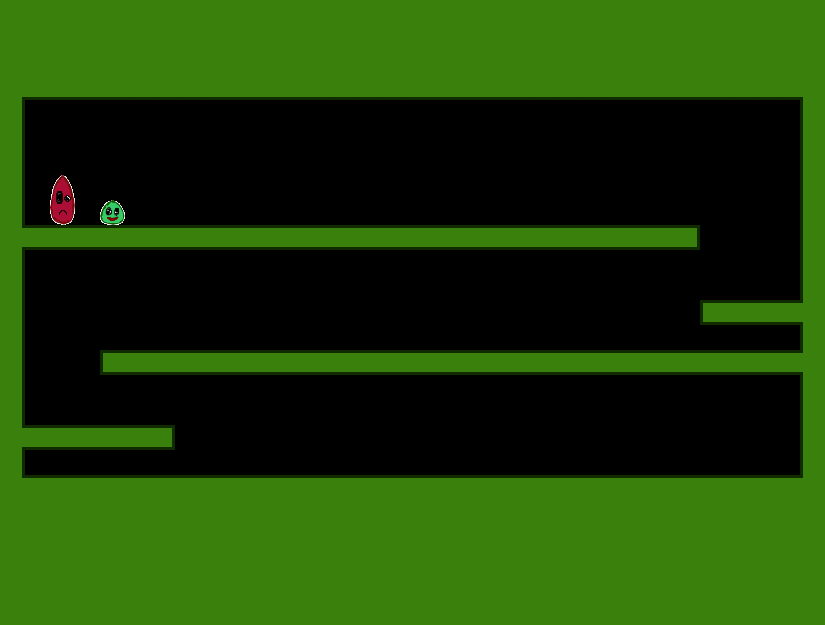

The image is a tile-based game level rendered from a .tmx file. Its description and source (layers, tilesets, objects; grid data summarised) follow:
An orthogonal 33x25 tile map with 25x25 px tiles, 1 tile layer (Kachelebene 1).

<map version="1.0" orientation="orthogonal" width="33" height="25" tilewidth="25" tileheight="25">
 <tileset firstgid="1" name="Tileset" tilewidth="25" tileheight="25">
  <image source="../../../img/Tileset.png" width="400" height="250" />
 </tileset>
 <layer name="Kachelebene 1" width="33" height="25">
  <data>[825 cells, 442 non-empty, 20 distinct tile ids]</data>
 </layer>
</map>